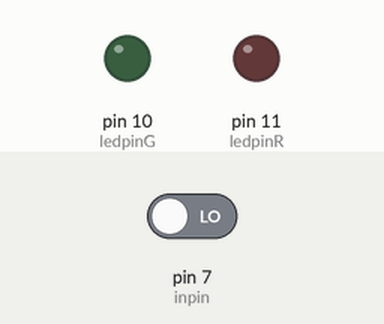
Bench run of a sketch on a simulated Arduino Uno, built with avr-gcc and run on an emulated ATmega328P. Parts: output pins drawn as LEDs (lit = HIGH). The test bench sets the inputs (shaded band); at power-on: pin 7 (inpin) LOW.

Above: at 1.2 s.
1.3 s: pin 7 (inpin) driven HIGH
At 3.7 s:
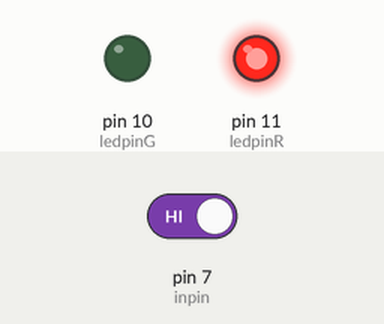
At 6.4 s:
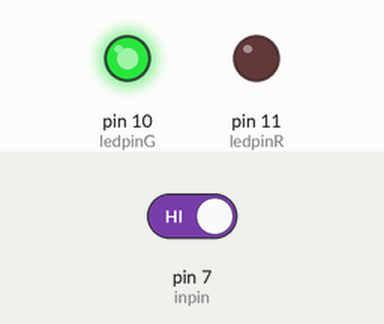
Timing chart, 0 to 8.8 s (numbered marks = the images above; inputs shaded):
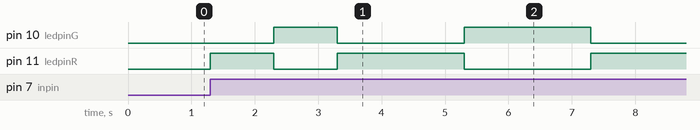

Measured:
- after the input at 1.3 s, pin 10 (ledpinG): LOW → HIGH after 1.0 s, → LOW 1.0 s later, → HIGH 2.0 s later, → LOW 2.0 s later; pin 11 (ledpinR): goes HIGH 1.0 s, LOW 1.0 s, HIGH 2.0 s, LOW 2.0 s, then HIGH, starting at once

The sketch:

ButtonControl.ino
```cpp
int ledpinR=11;// initialize pin 11
int ledpinG=10;// initialize pin 10
int inpin=7;// initialize pin 7
int val;// define val
int i = 0;
void setup()
{
pinMode(ledpinR,OUTPUT);// set LED pin as “output”
pinMode(ledpinG,OUTPUT);
pinMode(inpin,INPUT);// set button pin as “input”
digitalWrite(ledpinR,LOW); // turn of
}

void makeBlink(int x){
      int deynum = x * 1000;
      digitalWrite(ledpinR,HIGH);
      delay(deynum); // wait for i seconds
      digitalWrite(ledpinR,LOW); // turn off
      digitalWrite(ledpinG,HIGH);
      delay(deynum);
      digitalWrite(ledpinG,LOW);
      }

void loop()
{
  val=digitalRead(inpin);// read the level value of pin 7 and assign if to val

  if(val==HIGH)// check if the button is pressed, if yes....
    {
      i+=1; // incrememnt i +1
       makeBlink(i);
    }


  if (i == 5){
    i = 0;
    }
}
```
